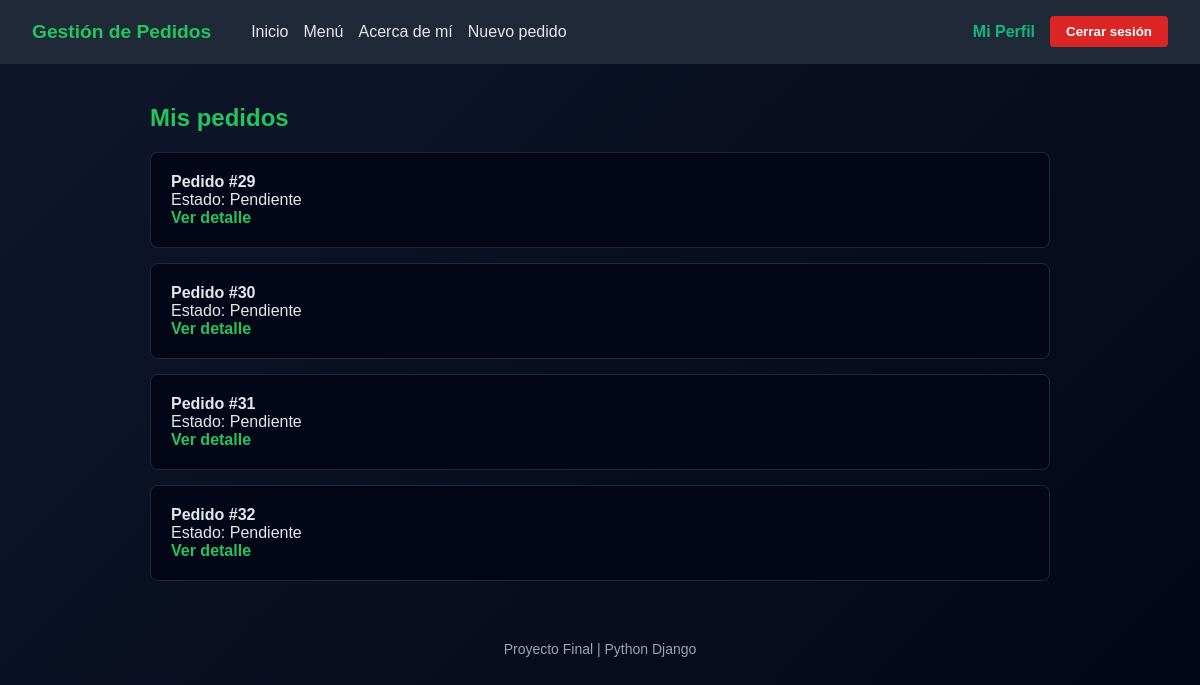
/ (signed in), run on the app's committed database.
### core/models.py (models this page shows, shortened)
class Pedido(models.Model):
    cliente = models.ForeignKey(User, on_delete=models.CASCADE)
    creado = models.DateTimeField(auto_now_add=True)
    estado = models.CharField(max_length=20, default='Pendiente')

### core/views.py (the view)
# urls.py: path('', views.home, name='home'),
@login_required
def home(request):
    pedidos = Pedido.objects.filter(cliente=request.user)
    return render(request, 'core/home.html', {'pedidos': pedidos})

### core/templates/core/home.html
{% extends 'core/base.html' %}
{% block content %}
<h2>Mis pedidos</h2>
{% for pedido in pedidos %}
    <div class="card">
        <p><strong>Pedido #{{ pedido.id }}</strong></p>
        <p>Estado: {{ pedido.estado }}</p>
        <a href="{% url 'detalle_pedido' pedido.id %}">Ver detalle</a>
    </div>
{% empty %}
    <p>No tenés pedidos aún.</p>
{% endfor %}
{% endblock %}

### core/static/core/css/style.css (style rules this page uses)
* { margin: 0; padding: 0; box-sizing: border-box; font-family: Arial, Helvetica, sans-serif; }
body { background: linear-gradient(135deg, #0f172a, #020617); color: #e5e7eb; min-height: 100vh; }
h1, h2 { margin-bottom: 20px; color: #22c55e; }
.card { background-color: #020617; border: 1px solid #1e293b; padding: 20px; border-radius: 8px; margin-bottom: 15px; }
.card a { color: #22c55e; text-decoration: none; font-weight: bold; }

### data on the page
Pedido: id "29", estado "Pendiente"
Pedido: id "30", estado "Pendiente"
Pedido: id "31", estado "Pendiente"
Pedido: id "32", estado "Pendiente"
